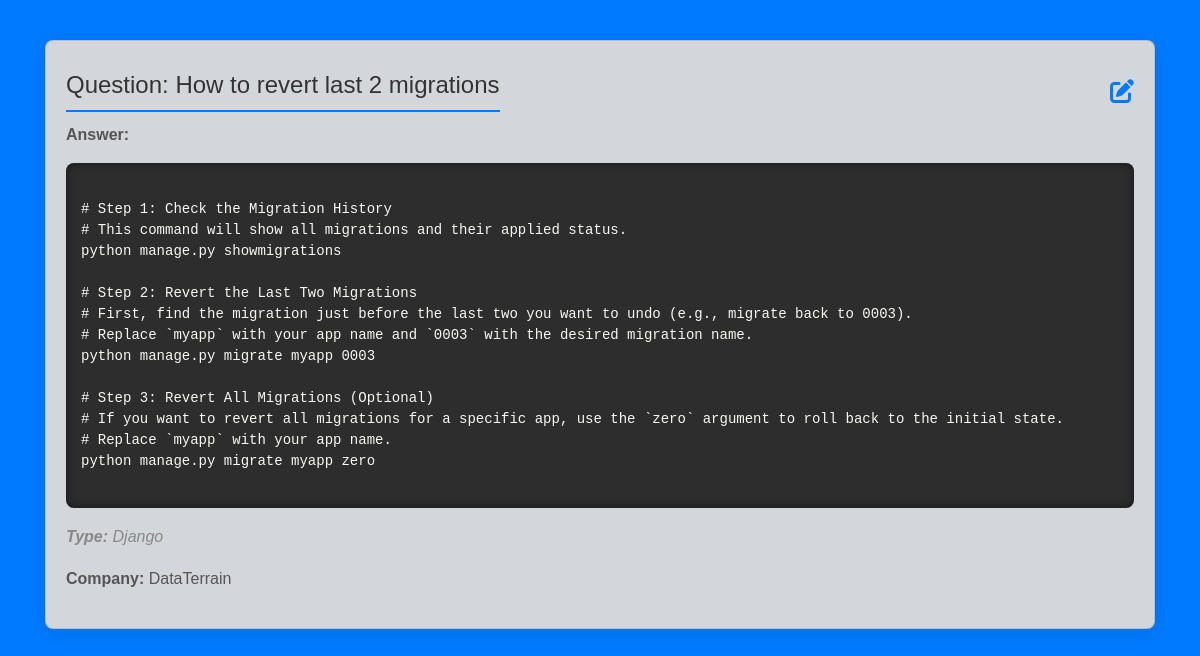
/add_question/view/11/, run on the app's committed database.
### interviews/models.py (models this page shows)
class QuestionAnswer(models.Model):
    interview = models.ForeignKey(Interview, on_delete=models.CASCADE, related_name='questions')
    question = models.TextField()
    answer = models.TextField()
    question_type = models.CharField(max_length=20)
    comapny_question = models.ForeignKey(Company, on_delete=models.CASCADE, related_name='company_question')
    is_deleted = models.BooleanField(default=False)
    created_at = models.DateTimeField(auto_now_add=True, null=True)
    updated_at = models.DateTimeField(auto_now=True, null=True)
    class Meta:
        db_table = 'question_master'

class Company(models.Model):
    company_name = models.CharField(max_length=255)
    class Meta:
        db_table = 'company_data'

### interviews/views.py (the view)
# urls.py: path('add_question/view/<int:id>/', views.view_single_question, name='add_question_view'),
def view_single_question(request, id):
    try:
        question = QuestionAnswer.objects.filter(id=id).values('id', 'interview_id', 'question', 'answer', 'question_type', 'comapny_question__company_name', 'is_deleted').first()
        return render(request, 'view_singlequestion.html', {'question': [question]})  # Pass as a list
    except Exception as e:
        return render(request, 'error.html')  # Redirect to an error page if needed

### interviews/templates/view_singlequestion.html (shortened to what this page needs)
<!DOCTYPE html>
<html lang="en">
<head>
    <link rel="stylesheet" href="https://cdnjs.cloudflare.com/ajax/libs/font-awesome/6.0.0-beta3/css/all.min.css">
    <link href="https://stackpath.bootstrapcdn.com/bootstrap/4.5.2/css/bootstrap.min.css" rel="stylesheet">
</head>
<body>
    <div class="container">
        <div class="card">
            <div class="question-container">
                <h2>Question: {{ question.0.question | capfirst }} </h2>
                <td><a href="{% url 'edit_question_view' question.0.id %}" class="fas fa-edit edit-icon" style='font-size:24px'></a></td>
            </div>
            <p><strong>Answer:</strong></p>
            <pre class="code-style"><code>{{ question.0.answer }}</code></pre>
            <p class="question-type"><strong>Type:</strong> {{ question.0.question_type }}</p>
            <p><strong>Company:</strong> {{ question.0.comapny_question__company_name }}</p>
        </div>
    </div>
</body>
</html>

### interviews/templates/view_singlequestion.html (style rules this page uses)
body { font-family: Arial, sans-serif; background-color: #007bff; padding: 20px; }
.card { background-color: #d3d7db; border-radius: 8px; box-shadow: 0 4px 20px rgba(0, 0, 0, 0.1); padding: 20px; margin: 20px auto; max-width: 1500px; }
.card h2 { margin-bottom: 15px; color: #333; font-size: 1.5rem; border-bottom: 2px solid #007BFF; padding-bottom: 10px; }
.card p { color: #555; line-height: 1.6; }
.card .question-type { font-style: italic; color: #888; }
.question-container { display: flex; justify-content: space-between; align-items: center; padding: 10px 0; }
.question-container h2 { margin: 0; font-size: 1.5rem; color: #333; }
.edit-icon { cursor: pointer; color: #007BFF; transition: color 0.3s; }
pre.code-style { background-color: #2d2d2d; color: #f8f8f2; padding: 15px; border-radius: 8px; font-family: 'Courier New', Courier, monospace; overflow-x: auto; box-shadow: inset 0 0 10px rgba(0, 0, 0, 0.5); line-height: 1.5; }
pre.code-style code { color: #f8f8f2; }

### data on the page
QuestionAnswer: question "How to revert last 2 migrations", answer "# Step 1: Check the Migration History # This command will show all migrations and their applied status. python manage.py showmigrations # Step 2: Revert the Last Two Migrations # First, find the migration just before the last two you want to undo (e.g., migrate back to 0003). # Replace `myapp` with your app name and `0003` with the desired migration name. python manage.py migrate myapp 0003 # Step 3: Revert All Migrations (Optional) # If you want to revert all migrations for a specific app, use the `zero` argument to roll back to the initial state. # Replace `myapp` with your app name. python manage.py migrate myapp zero", question_type "Django"
Company: company_name "DataTerrain"
